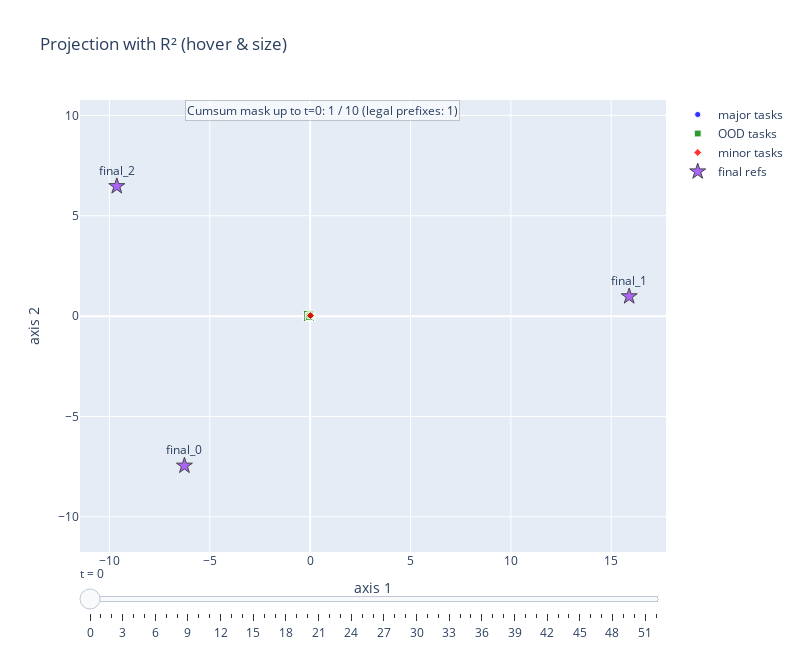

The code cell stored with this chart in its notebook:
### Code cell
idx = torch.nonzero(mask == 1, as_tuple=True)[0]
plot_hidden_proj(hiddens[:, idx[a].item():idx[b].item()+1], mask[idx[a].item():idx[b].item()+1])
